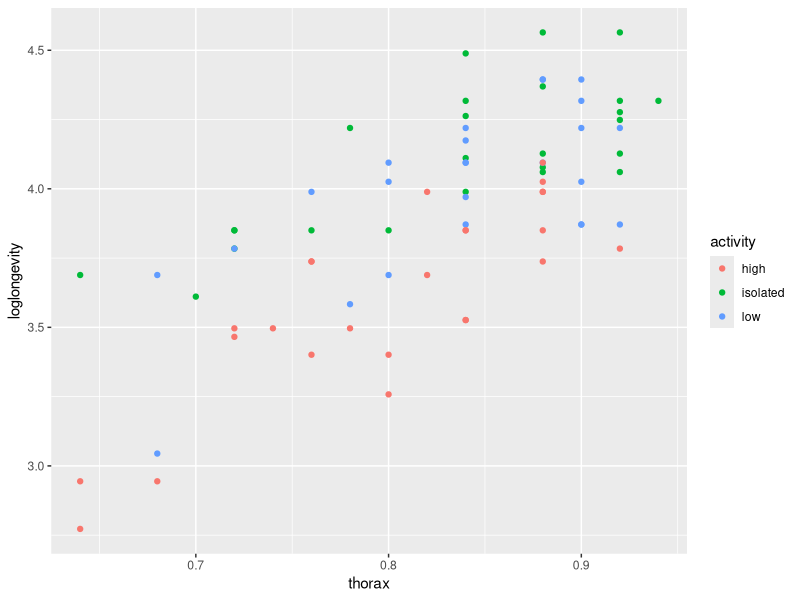
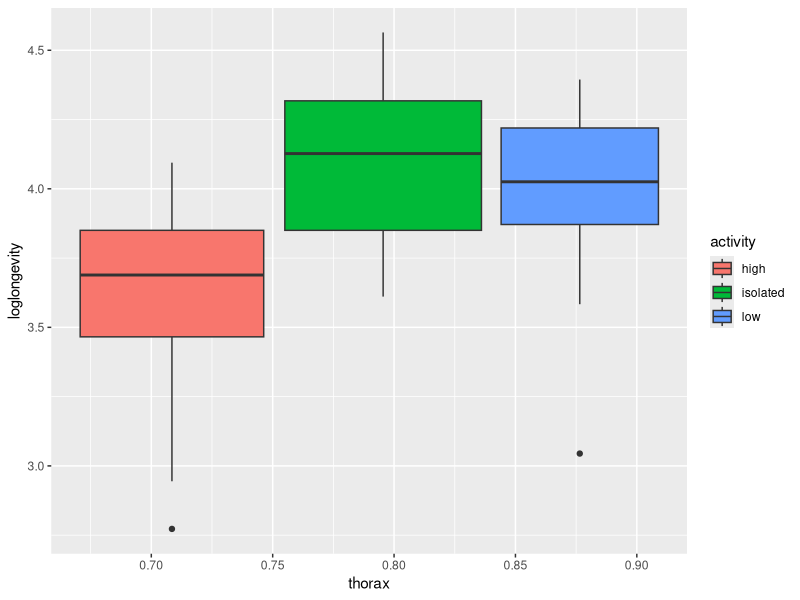
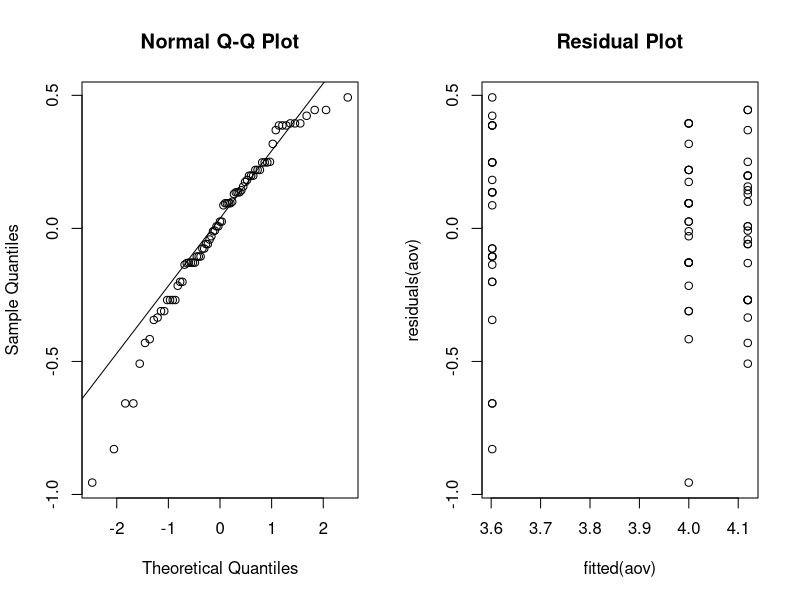
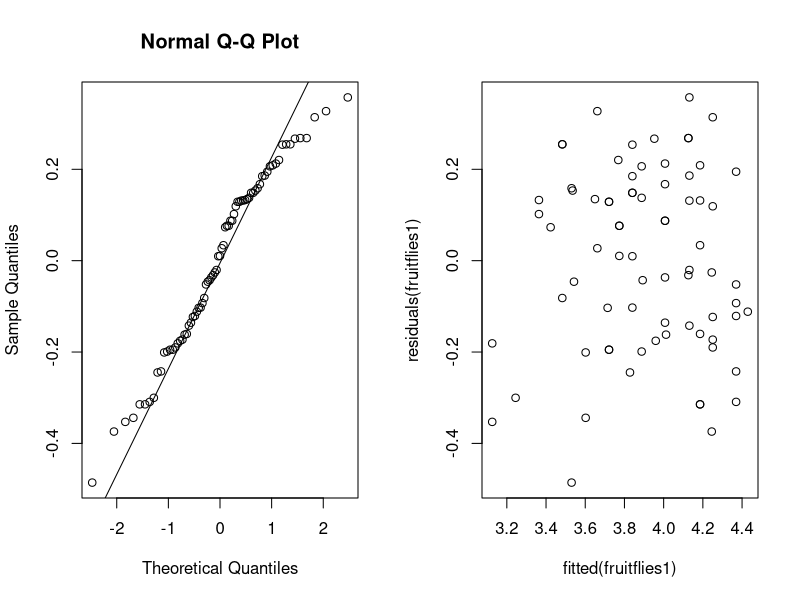
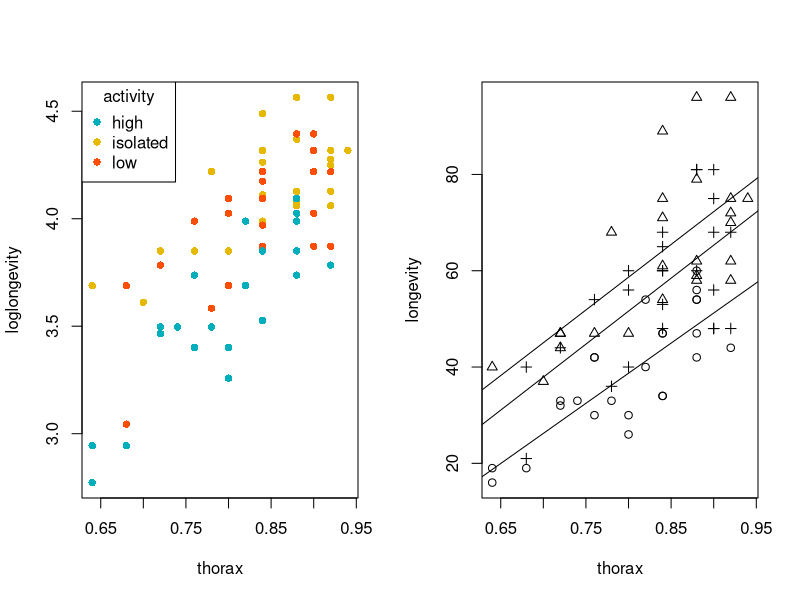
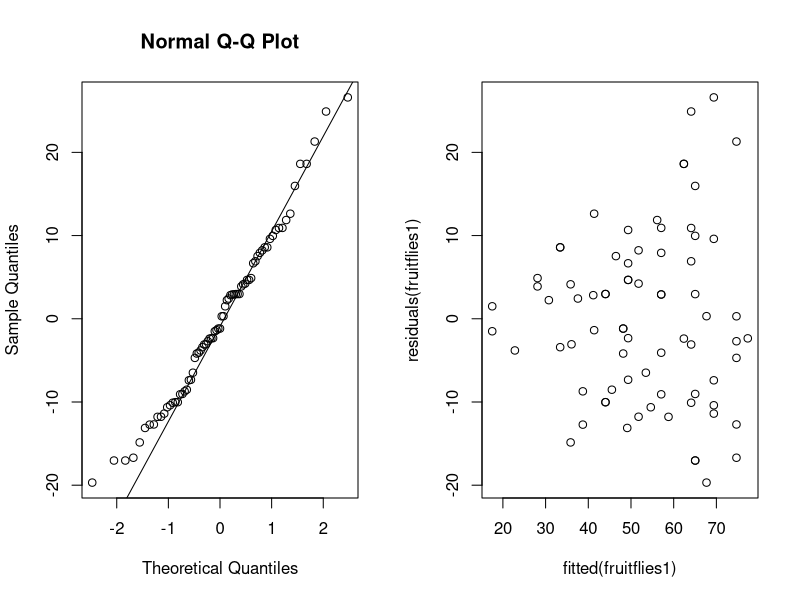
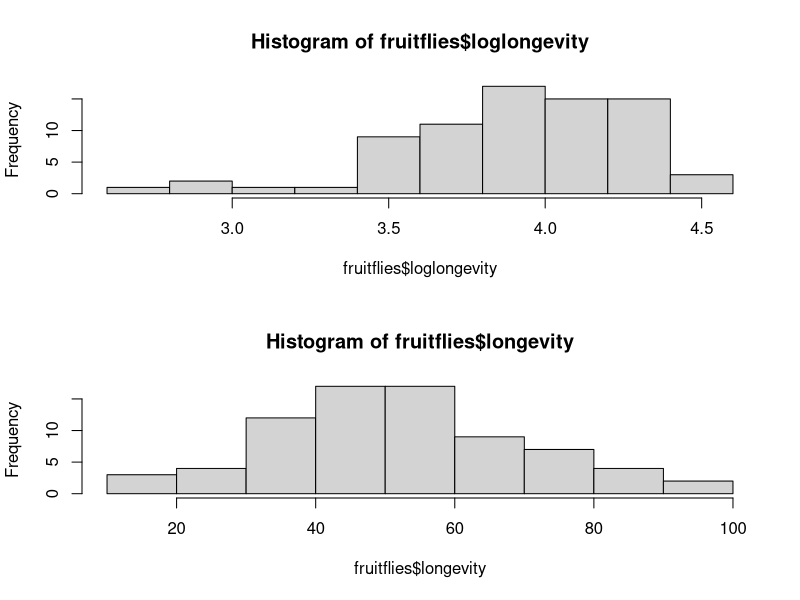
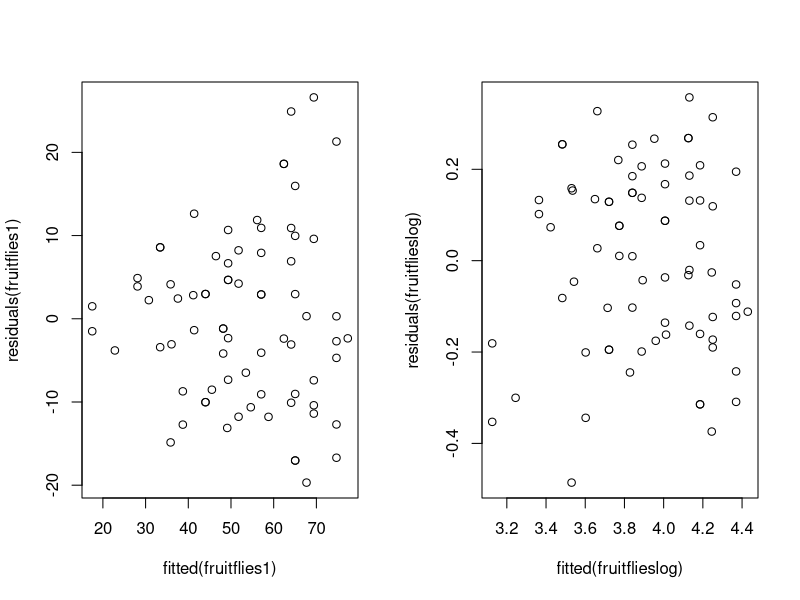

Recreate these plots in R, in order.
## ---- chunk 1
options(digits=5)
options(knitr.duplicate.label = "allow")
## ---- chunk 2
library(ggplot2)
library(car)
## ---- chunk 3
fruitflies=read.table(file="fruitflies.txt",header=TRUE)
# add loglongevity column
fruitflies$loglongevity <- log(fruitflies$longevity)
fruitflies
## ---- chunk 4
ggplot(fruitflies) +
  geom_point(aes(x=thorax, y=loglongevity, color=activity)) 

ggplot(fruitflies) +
  geom_boxplot(aes(x = thorax, y=loglongevity, fill = activity)) 

## ---- chunk 5
aov=lm(loglongevity~activity,data=fruitflies)
anova(aov)
## ---- chunk 6
par(mfrow=c(1,2))
qqnorm(residuals(aov)); qqline(residuals(aov))
plot(fitted(aov),residuals(aov), main = "Residual Plot")
## ---- chunk 7
leveneTest(loglongevity~activity,data=fruitflies)
shapiro.test(residuals(aov))
## ---- chunk 8
kruskal.test(loglongevity~activity,data=fruitflies)
## ---- chunk 9
summary(aov)
## ---- chunk 10
high <- 3.6021;high
isolated <- high+0.5172;isolated
low <- high+0.3977;low
## ---- chunk 11
fruitflies$activity=as.factor(fruitflies$activity)
fruitflies1=lm(loglongevity~thorax+activity,data=fruitflies)
fruitflies2=lm(loglongevity~thorax,data=fruitflies)
anova(fruitflies2,fruitflies1)
## ---- chunk 12
par(mfrow=c(1,2))
qqnorm(residuals(fruitflies1)); qqline(residuals(fruitflies1))
plot(fitted(fruitflies1),residuals(fruitflies1))
## ---- chunk 13
shapiro.test(residuals(fruitflies1))
## ---- chunk 14
summary(fruitflies1)
## ---- chunk 15
max_thorax = max(fruitflies$thorax)
min_thorax = min(fruitflies$thorax)

predict(fruitflies1,data.frame(thorax = min_thorax, activity = "high"), interval = "confidence")
predict(fruitflies1,data.frame(thorax = min_thorax, activity = "isolated"), interval = "confidence")
predict(fruitflies1,data.frame(thorax = min_thorax, activity = "low"), interval = "confidence")

predict(fruitflies1,data.frame(thorax = max_thorax, activity = "high"), interval = "confidence")
predict(fruitflies1,data.frame(thorax = max_thorax, activity = "isolated"), interval = "confidence")
predict(fruitflies1,data.frame(thorax = max_thorax, activity = "low"), interval = "confidence")
## ---- chunk 16
colors <- c("#00AFBB", "#E7B800", "#FC4E07")
colors <- colors[as.numeric(fruitflies$activity)]

plot(loglongevity~thorax, col=colors, pch=16, data=fruitflies)
legend("topleft", legend = levels(fruitflies$activity),
      col = c("#00AFBB", "#E7B800", "#FC4E07"), pch = 16, title="activity")
## ---- chunk 17
plot(longevity~thorax,pch=unclass(activity), data=fruitflies)
for (i in c("high", "isolated", "low"))  abline(lm(longevity~thorax,data=fruitflies[fruitflies$activity==i,]))
## ---- chunk 18
fruitflies3=lm(loglongevity~activity*thorax,data=fruitflies)
anova(fruitflies3)
## ---- chunk 19
summary(fruitflies3)
## ---- chunk 20
fruitflies$activity=as.factor(fruitflies$activity)
fruitflies1=lm(longevity~thorax+activity,data=fruitflies)
fruitflies2=lm(longevity~thorax,data=fruitflies)
anova(fruitflies2,fruitflies1)
## ---- chunk 21
par(mfrow=c(1,2))
qqnorm(residuals(fruitflies1)); qqline(residuals(fruitflies1))
plot(fitted(fruitflies1),residuals(fruitflies1))
## ---- chunk 22
shapiro.test(residuals(fruitflies1))
## ---- chunk 23
par(mfrow=c(2,1))
hist(fruitflies$loglongevity)
hist(fruitflies$longevity)
## ---- chunk 24
par(mfrow=c(1,2))
fruitflies1=lm(longevity~thorax+activity,data=fruitflies)
plot(fitted(fruitflies1),residuals(fruitflies1))
fruitflieslog=lm(loglongevity~thorax+activity,data=fruitflies)
plot(fitted(fruitflieslog),residuals(fruitflieslog))
